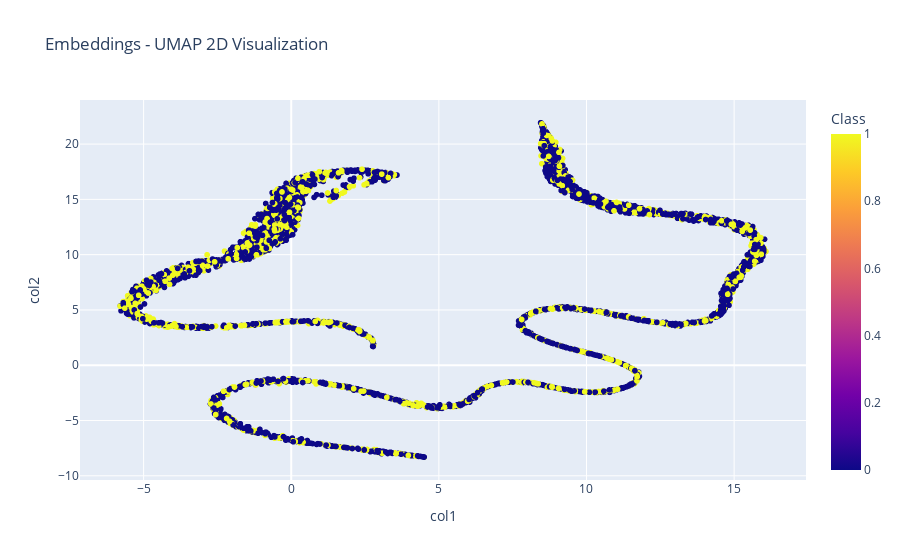

Notebook code cell kept with this figure:
### Markdown cell above
### Sex Prediction

### Code cell
LABEL = 'patient_sex'

if quality:
    wrong_indices_good, wrong_indices_bad = run_experiments(LABELS_PATH, LABEL, EMBEDDINGS_BACKBONE, EMBEDDINGS_DIR, TEST_SIZE, CLASS_WEIGTHS, quality=quality)
else:
    wrong_indices = run_experiments(LABELS_PATH, LABEL, EMBEDDINGS_BACKBONE, EMBEDDINGS_DIR, TEST_SIZE, CLASS_WEIGTHS, quality=quality)

### Figure 1 — Plotly figure (JSON) as saved in the notebook; plotly's stock layout.template omitted (floating-point values rounded to 4 significant figures; data arrays with more than 128 entries replaced by an {"elided": "..."} marker saying what was removed)
{"data": [{"hovertemplate": "col1=%{x}<br>col2=%{y}<br>Class=%{marker.color}<extra></extra>", "legendgroup": "", "marker": {"color": {"elided": "4880 int values"}, "coloraxis": "coloraxis", "symbol": "circle"}, "mode": "markers", "name": "", "showlegend": false, "type": "scattergl", "x": {"elided": "4880 float values"}, "xaxis": "x", "y": {"elided": "4880 float values"}, "yaxis": "y"}], "layout": {"coloraxis": {"colorbar": {"title": {"text": "Class"}}, "colorscale": [[0, "#0d0887"], [0.1111, "#46039f"], [0.2222, "#7201a8"], [0.3333, "#9c179e"], [0.4444, "#bd3786"], [0.5556, "#d8576b"], [0.6667, "#ed7953"], [0.7778, "#fb9f3a"], [0.8889, "#fdca26"], [1, "#f0f921"]]}, "legend": {"tracegroupgap": 0}, "title": {"text": "Embeddings - UMAP 2D Visualization"}, "xaxis": {"anchor": "y", "domain": [0, 1], "title": {"text": "col1"}}, "yaxis": {"anchor": "x", "domain": [0, 1], "title": {"text": "col2"}}}}
